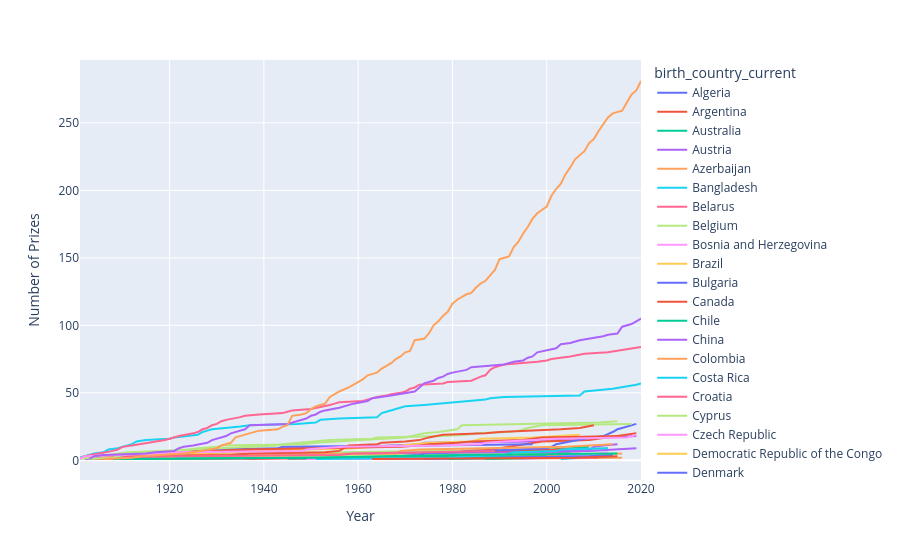

Source (notebook cell):
### Code cell
line_chart = px.line(cumulative_prizes, x="year", y="prize", color="birth_country_current")
line_chart.update_layout(xaxis_title="Year", yaxis_title="Number of Prizes")
line_chart.show()

### Figure 1 — Plotly figure (JSON) as saved in the notebook; plotly's stock layout.template omitted (floating-point values rounded to 4 significant figures)
{"data": [{"hovertemplate": "birth_country_current=Algeria<br>year=%{x}<br>prize=%{y}<extra></extra>", "legendgroup": "Algeria", "line": {"color": "#636efa", "dash": "solid"}, "marker": {"symbol": "circle"}, "mode": "lines", "name": "Algeria", "orientation": "v", "showlegend": true, "type": "scatter", "x": [1957, 1997], "xaxis": "x", "y": [1, 2], "yaxis": "y"}, {"hovertemplate": "birth_country_current=Argentina<br>year=%{x}<br>prize=%{y}<extra></extra>", "legendgroup": "Argentina", "line": {"color": "#EF553B", "dash": "solid"}, "marker": {"symbol": "circle"}, "mode": "lines", "name": "Argentina", "orientation": "v", "showlegend": true, "type": "scatter", "x": [1936, 1947, 1980, 1984], "xaxis": "x", "y": [1, 2, 3, 4], "yaxis": "y"}, {"hovertemplate": "birth_country_current=Australia<br>year=%{x}<br>prize=%{y}<extra></extra>", "legendgroup": "Australia", "line": {"color": "#00cc96", "dash": "solid"}, "marker": {"symbol": "circle"}, "mode": "lines", "name": "Australia", "orientation": "v", "showlegend": true, "type": "scatter", "x": [1915, 1945, 1960, 1963, 1964, 1975, 1996, 2005, 2009], "xaxis": "x", "y": [1, 2, 3, 4, 5, 6, 7, 9, 10], "yaxis": "y"}, {"hovertemplate": "birth_country_current=Austria<br>year=%{x}<br>prize=%{y}<extra></extra>", "legendgroup": "Austria", "line": {"color": "#ab63fa", "dash": "solid"}, "marker": {"symbol": "circle"}, "mode": "lines", "name": "Austria", "orientation": "v", "showlegend": true, "type": "scatter", "x": [1911, 1914, 1925, 1927, 1930, 1933, 1936, 1938, 1945, 1962, 1973, 1974, 1998, 2000, 2004, 2013, 2019], "xaxis": "x", "y": [1, 2, 3, 4, 5, 6, 7, 8, 9, 10, 12, 13, 14, 15, 16, 17, 18], "yaxis": "y"}, {"hovertemplate": "birth_country_current=Azerbaijan<br>year=%{x}<br>prize=%{y}<extra></extra>", "legendgroup": "Azerbaijan", "line": {"color": "#FFA15A", "dash": "solid"}, "marker": {"symbol": "circle"}, "mode": "lines", "name": "Azerbaijan", "orientation": "v", "showlegend": true, "type": "scatter", "x": [1962], "xaxis": "x", "y": [1], "yaxis": "y"}, {"hovertemplate": "birth_country_current=Bangladesh<br>year=%{x}<br>prize=%{y}<extra></extra>", "legendgroup": "Bangladesh", "line": {"color": "#19d3f3", "dash": "solid"}, "marker": {"symbol": "circle"}, "mode": "lines", "name": "Bangladesh", "orientation": "v", "showlegend": true, "type": "scatter", "x": [2006], "xaxis": "x", "y": [1], "yaxis": "y"}, {"hovertemplate": "birth_country_current=Belarus<br>year=%{x}<br>prize=%{y}<extra></extra>", "legendgroup": "Belarus", "line": {"color": "#FF6692", "dash": "solid"}, "marker": {"symbol": "circle"}, "mode": "lines", "name": "Belarus", "orientation": "v", "showlegend": true, "type": "scatter", "x": [1971, 1978, 1994, 2000], "xaxis": "x", "y": [1, 2, 3, 4], "yaxis": "y"}, {"hovertemplate": "birth_country_current=Belgium<br>year=%{x}<br>prize=%{y}<extra></extra>", "legendgroup": "Belgium", "line": {"color": "#B6E880", "dash": "solid"}, "marker": {"symbol": "circle"}, "mode": "lines", "name": "Belgium", "orientation": "v", "showlegend": true, "type": "scatter", "x": [1909, 1911, 1913, 1919, 1938, 1958, 1974, 2005, 2013], "xaxis": "x", "y": [1, 2, 3, 4, 5, 6, 7, 8, 9], "yaxis": "y"}, {"hovertemplate": "birth_country_current=Bosnia and Herzegovina<br>year=%{x}<br>prize=%{y}<extra></extra>", "legendgroup": "Bosnia and Herzegovina", "line": {"color": "#FF97FF", "dash": "solid"}, "marker": {"symbol": "circle"}, "mode": "lines", "name": "Bosnia and Herzegovina", "orientation": "v", "showlegend": true, "type": "scatter", "x": [1961, 1975], "xaxis": "x", "y": [1, 2], "yaxis": "y"}, {"hovertemplate": "birth_country_current=Brazil<br>year=%{x}<br>prize=%{y}<extra></extra>", "legendgroup": "Brazil", "line": {"color": "#FECB52", "dash": "solid"}, "marker": {"symbol": "circle"}, "mode": "lines", "name": "Brazil", "orientation": "v", "showlegend": true, "type": "scatter", "x": [1960], "xaxis": "x", "y": [1], "yaxis": "y"}, {"hovertemplate": "birth_country_current=Bulgaria<br>year=%{x}<br>prize=%{y}<extra></extra>", "legendgroup": "Bulgaria", "line": {"color": "#636efa", "dash": "solid"}, "marker": {"symbol": "circle"}, "mode": "lines", "name": "Bulgaria", "orientation": "v", "showlegend": true, "type": "scatter", "x": [1981], "xaxis": "x", "y": [1], "yaxis": "y"}, {"hovertemplate": "birth_country_current=Canada<br>year=%{x}<br>prize=%{y}<extra></extra>", "legendgroup": "Canada", "line": {"color": "#EF553B", "dash": "solid"}, "marker": {"symbol": "circle"}, "mode": "lines", "name": "Canada", "orientation": "v", "showlegend": true, "type": "scatter", "x": [1923, 1949, 1957, 1966, 1976, 1981, 1983, 1989, 1990, 1992, 1994, 1996, 1997, 1999, 2009, 2011, 2013, 2015, 2018, 2019], "xaxis": "x", "y": [1, 2, 3, 4, 5, 6, 7, 8, 9, 10, 11, 12, 13, 14, 15, 16, 17, 18, 19, 20], "yaxis": "y"}, {"hovertemplate": "birth_country_current=Chile<br>year=%{x}<br>prize=%{y}<extra></extra>", "legendgroup": "Chile", "line": {"color": "#00cc96", "dash": "solid"}, "marker": {"symbol": "circle"}, "mode": "lines", "name": "Chile", "orientation": "v", "showlegend": true, "type": "scatter", "x": [1945, 1971], "xaxis": "x", "y": [1, 2], "yaxis": "y"}, {"hovertemplate": "birth_country_current=China<br>year=%{x}<br>prize=%{y}<extra></extra>", "legendgroup": "China", "line": {"color": "#ab63fa", "dash": "solid"}, "marker": {"symbol": "circle"}, "mode": "lines", "name": "China", "orientation": "v", "showlegend": true, "type": "scatter", "x": [1956, 1957, 1989, 1992, 1998, 2000, 2009, 2010, 2012, 2015], "xaxis": "x", "y": [1, 3, 4, 5, 6, 7, 8, 10, 11, 12], "yaxis": "y"}, {"hovertemplate": "birth_country_current=Colombia<br>year=%{x}<br>prize=%{y}<extra></extra>", "legendgroup": "Colombia", "line": {"color": "#FFA15A", "dash": "solid"}, "marker": {"symbol": "circle"}, "mode": "lines", "name": "Colombia", "orientation": "v", "showlegend": true, "type": "scatter", "x": [1982, 2016], "xaxis": "x", "y": [1, 2], "yaxis": "y"}, {"hovertemplate": "birth_country_current=Costa Rica<br>year=%{x}<br>prize=%{y}<extra></extra>", "legendgroup": "Costa Rica", "line": {"color": "#19d3f3", "dash": "solid"}, "marker": {"symbol": "circle"}, "mode": "lines", "name": "Costa Rica", "orientation": "v", "showlegend": true, "type": "scatter", "x": [1987], "xaxis": "x", "y": [1], "yaxis": "y"}, {"hovertemplate": "birth_country_current=Croatia<br>year=%{x}<br>prize=%{y}<extra></extra>", "legendgroup": "Croatia", "line": {"color": "#FF6692", "dash": "solid"}, "marker": {"symbol": "circle"}, "mode": "lines", "name": "Croatia", "orientation": "v", "showlegend": true, "type": "scatter", "x": [1939], "xaxis": "x", "y": [1], "yaxis": "y"}, {"hovertemplate": "birth_country_current=Cyprus<br>year=%{x}<br>prize=%{y}<extra></extra>", "legendgroup": "Cyprus", "line": {"color": "#B6E880", "dash": "solid"}, "marker": {"symbol": "circle"}, "mode": "lines", "name": "Cyprus", "orientation": "v", "showlegend": true, "type": "scatter", "x": [2010], "xaxis": "x", "y": [1], "yaxis": "y"}, {"hovertemplate": "birth_country_current=Czech Republic<br>year=%{x}<br>prize=%{y}<extra></extra>", "legendgroup": "Czech Republic", "line": {"color": "#FF97FF", "dash": "solid"}, "marker": {"symbol": "circle"}, "mode": "lines", "name": "Czech Republic", "orientation": "v", "showlegend": true, "type": "scatter", "x": [1905, 1947, 1959, 1984, 2007], "xaxis": "x", "y": [1, 3, 4, 5, 6], "yaxis": "y"}, {"hovertemplate": "birth_country_current=Democratic Republic of the Congo<br>year=%{x}<br>prize=%{y}<extra></extra>", "legendgroup": "Democratic Republic of the Congo", "line": {"color": "#FECB52", "dash": "solid"}, "marker": {"symbol": "circle"}, "mode": "lines", "name": "Democratic Republic of the Congo", "orientation": "v", "showlegend": true, "type": "scatter", "x": [2018], "xaxis": "x", "y": [1], "yaxis": "y"}, {"hovertemplate": "birth_country_current=Denmark<br>year=%{x}<br>prize=%{y}<extra></extra>", "legendgroup": "Denmark", "line": {"color": "#636efa", "dash": "solid"}, "marker": {"symbol": "circle"}, "mode": "lines", "name": "Denmark", "orientation": "v", "showlegend": true, "type": "scatter", "x": [1903, 1908, 1917, 1920, 1922, 1926, 1928, 1943, 1944, 1975, 1997], "xaxis": "x", "y": [1, 2, 4, 5, 6, 7, 8, 9, 10, 11, 12], "yaxis": "y"}, {"hovertemplate": "birth_country_current=East Timor<br>year=%{x}<br>prize=%{y}<extra></extra>", "legendgroup": "East Timor", "line": {"color": "#EF553B", "dash": "solid"}, "marker": {"symbol": "circle"}, "mode": "lines", "name": "East Timor", "orientation": "v", "showlegend": true, "type": "scatter", "x": [1996], "xaxis": "x", "y": [2], "yaxis": "y"}, {"hovertemplate": "birth_country_current=Egypt<br>year=%{x}<br>prize=%{y}<extra></extra>", "legendgroup": "Egypt", "line": {"color": "#00cc96", "dash": "solid"}, "marker": {"symbol": "circle"}, "mode": "lines", "name": "Egypt", "orientation": "v", "showlegend": true, "type": "scatter", "x": [1964, 1978, 1988, 1994, 1999, 2005], "xaxis": "x", "y": [1, 2, 3, 4, 5, 6], "yaxis": "y"}, {"hovertemplate": "birth_country_current=Ethiopia<br>year=%{x}<br>prize=%{y}<extra></extra>", "legendgroup": "Ethiopia", "line": {"color": "#ab63fa", "dash": "solid"}, "marker": {"symbol": "circle"}, "mode": "lines", "name": "Ethiopia", "orientation": "v", "showlegend": true, "type": "scatter", "x": [2019], "xaxis": "x", "y": [1], "yaxis": "y"}, {"hovertemplate": "birth_country_current=Finland<br>year=%{x}<br>prize=%{y}<extra></extra>", "legendgroup": "Finland", "line": {"color": "#FFA15A", "dash": "solid"}, "marker": {"symbol": "circle"}, "mode": "lines", "name": "Finland", "orientation": "v", "showlegend": true, "type": "scatter", "x": [1939, 1945, 1967, 2008, 2016], "xaxis": "x", "y": [1, 2, 3, 4, 5], "yaxis": "y"}, {"hovertemplate": "birth_country_current=France<br>year=%{x}<br>prize=%{y}<extra></extra>", "legendgroup": "France", "line": {"color": "#19d3f3", "dash": "solid"}, "marker": {"symbol": "circle"}, "mode": "lines", "name": "France", "orientation": "v", "showlegend": true, "type": "scatter", "x": [1901, 1903, 1904, 1906, 1907, 1909, 1912, 1913, 1915, 1920, 1921, 1926, 1927, 1928, 1929, 1935, 1937, 1947, 1951, 1952, 1956, 1964, 1965, 1966, 1967, 1968, 1970, 1974, 1977, 1980, 1983, 1987, 1988, 1991, 2007, 2008, 2014, 2016, 2018, 2019, 2020], "xaxis": "x", "y": [2, 4, 5, 6, 8, 9, 12, 14, 15, 16, 17, 19, 21, 22, 23, 25, 26, 27, 28, 30, 31, 32, 35, 36, 37, 38, 40, 41, 42, 43, 44, 45, 46, 47, 48, 51, 53, 54, 55, 56, 57], "yaxis": "y"}, {"hovertemplate": "birth_country_current=Germany<br>year=%{x}<br>prize=%{y}<extra></extra>", "legendgroup": "Germany", "line": {"color": "#FF6692", "dash": "solid"}, "marker": {"symbol": "circle"}, "mode": "lines", "name": "Germany", "orientation": "v", "showlegend": true, "type": "scatter", "x": [1901, 1902, 1905, 1907, 1908, 1909, 1910, 1912, 1914, 1915, 1918, 1919, 1920, 1921, 1922, 1925, 1926, 1927, 1928, 1929, 1930, 1931, 1932, 1935, 1936, 1939, 1944, 1945, 1946, 1950, 1953, 1954, 1955, 1956, 1961, 1963, 1964, 1966, 1967, 1969, 1970, 1971, 1972, 1973, 1978, 1979, 1984, 1986, 1987, 1988, 1989, 1991, 1995, 1998, 2000, 2001, 2005, 2007, 2008, 2013, 2017, 2019, 2020], "xaxis": "x", "y": [1, 3, 5, 6, 7, 8, 10, 11, 12, 13, 14, 15, 16, 17, 18, 20, 21, 23, 24, 26, 27, 29, 30, 32, 33, 34, 35, 36, 37, 38, 40, 41, 42, 43, 44, 46, 47, 48, 49, 50, 51, 53, 54, 56, 57, 58, 59, 62, 63, 67, 69, 71, 72, 73, 74, 75, 77, 78, 79, 80, 82, 83, 84], "yaxis": "y"}, {"hovertemplate": "birth_country_current=Ghana<br>year=%{x}<br>prize=%{y}<extra></extra>", "legendgroup": "Ghana", "line": {"color": "#B6E880", "dash": "solid"}, "marker": {"symbol": "circle"}, "mode": "lines", "name": "Ghana", "orientation": "v", "showlegend": true, "type": "scatter", "x": [2001], "xaxis": "x", "y": [1], "yaxis": "y"}, {"hovertemplate": "birth_country_current=Greece<br>year=%{x}<br>prize=%{y}<extra></extra>", "legendgroup": "Greece", "line": {"color": "#FF97FF", "dash": "solid"}, "marker": {"symbol": "circle"}, "mode": "lines", "name": "Greece", "orientation": "v", "showlegend": true, "type": "scatter", "x": [1979], "xaxis": "x", "y": [1], "yaxis": "y"}, {"hovertemplate": "birth_country_current=Guadeloupe Island<br>year=%{x}<br>prize=%{y}<extra></extra>", "legendgroup": "Guadeloupe Island", "line": {"color": "#FECB52", "dash": "solid"}, "marker": {"symbol": "circle"}, "mode": "lines", "name": "Guadeloupe Island", "orientation": "v", "showlegend": true, "type": "scatter", "x": [1960], "xaxis": "x", "y": [1], "yaxis": "y"}, {"hovertemplate": "birth_country_current=Guatemala<br>year=%{x}<br>prize=%{y}<extra></extra>", "legendgroup": "Guatemala", "line": {"color": "#636efa", "dash": "solid"}, "marker": {"symbol": "circle"}, "mode": "lines", "name": "Guatemala", "orientation": "v", "showlegend": true, "type": "scatter", "x": [1967, 1992], "xaxis": "x", "y": [1, 2], "yaxis": "y"}, {"hovertemplate": "birth_country_current=Hungary<br>year=%{x}<br>prize=%{y}<extra></extra>", "legendgroup": "Hungary", "line": {"color": "#EF553B", "dash": "solid"}, "marker": {"symbol": "circle"}, "mode": "lines", "name": "Hungary", "orientation": "v", "showlegend": true, "type": "scatter", "x": [1937, 1943, 1961, 1963, 1971, 1994, 2002, 2004], "xaxis": "x", "y": [1, 2, 3, 4, 5, 7, 8, 9], "yaxis": "y"}, {"hovertemplate": "birth_country_current=Iceland<br>year=%{x}<br>prize=%{y}<extra></extra>", "legendgroup": "Iceland", "line": {"color": "#00cc96", "dash": "solid"}, "marker": {"symbol": "circle"}, "mode": "lines", "name": "Iceland", "orientation": "v", "showlegend": true, "type": "scatter", "x": [1955], "xaxis": "x", "y": [1], "yaxis": "y"}, {"hovertemplate": "birth_country_current=India<br>year=%{x}<br>prize=%{y}<extra></extra>", "legendgroup": "India", "line": {"color": "#ab63fa", "dash": "solid"}, "marker": {"symbol": "circle"}, "mode": "lines", "name": "India", "orientation": "v", "showlegend": true, "type": "scatter", "x": [1902, 1907, 1913, 1930, 1968, 1998, 2009, 2014, 2019], "xaxis": "x", "y": [1, 2, 3, 4, 5, 6, 7, 8, 9], "yaxis": "y"}, {"hovertemplate": "birth_country_current=Indonesia<br>year=%{x}<br>prize=%{y}<extra></extra>", "legendgroup": "Indonesia", "line": {"color": "#FFA15A", "dash": "solid"}, "marker": {"symbol": "circle"}, "mode": "lines", "name": "Indonesia", "orientation": "v", "showlegend": true, "type": "scatter", "x": [1924], "xaxis": "x", "y": [1], "yaxis": "y"}, {"hovertemplate": "birth_country_current=Iran<br>year=%{x}<br>prize=%{y}<extra></extra>", "legendgroup": "Iran", "line": {"color": "#19d3f3", "dash": "solid"}, "marker": {"symbol": "circle"}, "mode": "lines", "name": "Iran", "orientation": "v", "showlegend": true, "type": "scatter", "x": [2003, 2007], "xaxis": "x", "y": [1, 2], "yaxis": "y"}, {"hovertemplate": "birth_country_current=Iraq<br>year=%{x}<br>prize=%{y}<extra></extra>", "legendgroup": "Iraq", "line": {"color": "#FF6692", "dash": "solid"}, "marker": {"symbol": "circle"}, "mode": "lines", "name": "Iraq", "orientation": "v", "showlegend": true, "type": "scatter", "x": [2018], "xaxis": "x", "y": [1], "yaxis": "y"}, {"hovertemplate": "birth_country_current=Ireland<br>year=%{x}<br>prize=%{y}<extra></extra>", "legendgroup": "Ireland", "line": {"color": "#B6E880", "dash": "solid"}, "marker": {"symbol": "circle"}, "mode": "lines", "name": "Ireland", "orientation": "v", "showlegend": true, "type": "scatter", "x": [1923, 1925, 1951, 1969, 2015], "xaxis": "x", "y": [1, 2, 3, 4, 5], "yaxis": "y"}, {"hovertemplate": "birth_country_current=Israel<br>year=%{x}<br>prize=%{y}<extra></extra>", "legendgroup": "Israel", "line": {"color": "#FF97FF", "dash": "solid"}, "marker": {"symbol": "circle"}, "mode": "lines", "name": "Israel", "orientation": "v", "showlegend": true, "type": "scatter", "x": [1994, 2002, 2004, 2009, 2011, 2013], "xaxis": "x", "y": [1, 2, 3, 4, 5, 6], "yaxis": "y"}, {"hovertemplate": "birth_country_current=Italy<br>year=%{x}<br>prize=%{y}<extra></extra>", "legendgroup": "Italy", "line": {"color": "#FECB52", "dash": "solid"}, "marker": {"symbol": "circle"}, "mode": "lines", "name": "Italy", "orientation": "v", "showlegend": true, "type": "scatter", "x": [1906, 1907, 1909, 1926, 1934, 1938, 1959, 1963, 1969, 1975, 1984, 1985, 1986, 1997, 2002, 2007], "xaxis": "x", "y": [2, 3, 4, 5, 6, 7, 9, 10, 11, 13, 14, 15, 16, 17, 18, 19], "yaxis": "y"}, {"hovertemplate": "birth_country_current=Japan<br>year=%{x}<br>prize=%{y}<extra></extra>", "legendgroup": "Japan", "line": {"color": "#636efa", "dash": "solid"}, "marker": {"symbol": "circle"}, "mode": "lines", "name": "Japan", "orientation": "v", "showlegend": true, "type": "scatter", "x": [1949, 1965, 1968, 1973, 1974, 1981, 1987, 1994, 2000, 2001, 2002, 2008, 2010, 2012, 2014, 2015, 2016, 2017, 2018, 2019], "xaxis": "x", "y": [1, 2, 3, 4, 5, 6, 7, 8, 9, 10, 12, 16, 17, 18, 21, 23, 24, 25, 26, 27], "yaxis": "y"}, {"hovertemplate": "birth_country_current=Kenya<br>year=%{x}<br>prize=%{y}<extra></extra>", "legendgroup": "Kenya", "line": {"color": "#EF553B", "dash": "solid"}, "marker": {"symbol": "circle"}, "mode": "lines", "name": "Kenya", "orientation": "v", "showlegend": true, "type": "scatter", "x": [2004], "xaxis": "x", "y": [1], "yaxis": "y"}, {"hovertemplate": "birth_country_current=Korea (South Korea)<br>year=%{x}<br>prize=%{y}<extra></extra>", "legendgroup": "Korea (South Korea)", "line": {"color": "#00cc96", "dash": "solid"}, "marker": {"symbol": "circle"}, "mode": "lines", "name": "Korea (South Korea)", "orientation": "v", "showlegend": true, "type": "scatter", "x": [1987, 2000], "xaxis": "x", "y": [1, 2], "yaxis": "y"}, {"hovertemplate": "birth_country_current=Latvia<br>year=%{x}<br>prize=%{y}<extra></extra>", "legendgroup": "Latvia", "line": {"color": "#ab63fa", "dash": "solid"}, "marker": {"symbol": "circle"}, "mode": "lines", "name": "Latvia", "orientation": "v", "showlegend": true, "type": "scatter", "x": [1909], "xaxis": "x", "y": [1], "yaxis": "y"}, {"hovertemplate": "birth_country_current=Liberia<br>year=%{x}<br>prize=%{y}<extra></extra>", "legendgroup": "Liberia", "line": {"color": "#FFA15A", "dash": "solid"}, "marker": {"symbol": "circle"}, "mode": "lines", "name": "Liberia", "orientation": "v", "showlegend": true, "type": "scatter", "x": [2011], "xaxis": "x", "y": [2], "yaxis": "y"}, {"hovertemplate": "birth_country_current=Lithuania<br>year=%{x}<br>prize=%{y}<extra></extra>", "legendgroup": "Lithuania", "line": {"color": "#19d3f3", "dash": "solid"}, "marker": {"symbol": "circle"}, "mode": "lines", "name": "Lithuania", "orientation": "v", "showlegend": true, "type": "scatter", "x": [1977, 1980, 1982], "xaxis": "x", "y": [1, 2, 3], "yaxis": "y"}, {"hovertemplate": "birth_country_current=Luxembourg<br>year=%{x}<br>prize=%{y}<extra></extra>", "legendgroup": "Luxembourg", "line": {"color": "#FF6692", "dash": "solid"}, "marker": {"symbol": "circle"}, "mode": "lines", "name": "Luxembourg", "orientation": "v", "showlegend": true, "type": "scatter", "x": [1908, 2011], "xaxis": "x", "y": [1, 2], "yaxis": "y"}, {"hovertemplate": "birth_country_current=Madagascar<br>year=%{x}<br>prize=%{y}<extra></extra>", "legendgroup": "Madagascar", "line": {"color": "#B6E880", "dash": "solid"}, "marker": {"symbol": "circle"}, "mode": "lines", "name": "Madagascar", "orientation": "v", "showlegend": true, "type": "scatter", "x": [1985], "xaxis": "x", "y": [1], "yaxis": "y"}, {"hovertemplate": "birth_country_current=Mexico<br>year=%{x}<br>prize=%{y}<extra></extra>", "legendgroup": "Mexico", "line": {"color": "#FF97FF", "dash": "solid"}, "marker": {"symbol": "circle"}, "mode": "lines", "name": "Mexico", "orientation": "v", "showlegend": true, "type": "scatter", "x": [1982, 1990, 1995], "xaxis": "x", "y": [1, 2, 3], "yaxis": "y"}, {"hovertemplate": "birth_country_current=Morocco<br>year=%{x}<br>prize=%{y}<extra></extra>", "legendgroup": "Morocco", "line": {"color": "#FECB52", "dash": "solid"}, "marker": {"symbol": "circle"}, "mode": "lines", "name": "Morocco", "orientation": "v", "showlegend": true, "type": "scatter", "x": [2012], "xaxis": "x", "y": [1], "yaxis": "y"}, {"hovertemplate": "birth_country_current=Myanmar<br>year=%{x}<br>prize=%{y}<extra></extra>", "legendgroup": "Myanmar", "line": {"color": "#636efa", "dash": "solid"}, "marker": {"symbol": "circle"}, "mode": "lines", "name": "Myanmar", "orientation": "v", "showlegend": true, "type": "scatter", "x": [1991], "xaxis": "x", "y": [1], "yaxis": "y"}, {"hovertemplate": "birth_country_current=Netherlands<br>year=%{x}<br>prize=%{y}<extra></extra>", "legendgroup": "Netherlands", "line": {"color": "#EF553B", "dash": "solid"}, "marker": {"symbol": "circle"}, "mode": "lines", "name": "Netherlands", "orientation": "v", "showlegend": true, "type": "scatter", "x": [1901, 1902, 1910, 1911, 1913, 1929, 1936, 1953, 1969, 1973, 1975, 1981, 1984, 1995, 1999, 2016], "xaxis": "x", "y": [1, 3, 4, 5, 6, 7, 8, 9, 10, 11, 12, 13, 14, 15, 17, 18], "yaxis": "y"}, {"hovertemplate": "birth_country_current=New Zealand<br>year=%{x}<br>prize=%{y}<extra></extra>", "legendgroup": "New Zealand", "line": {"color": "#00cc96", "dash": "solid"}, "marker": {"symbol": "circle"}, "mode": "lines", "name": "New Zealand", "orientation": "v", "showlegend": true, "type": "scatter", "x": [1908, 1962, 2000], "xaxis": "x", "y": [1, 2, 3], "yaxis": "y"}, {"hovertemplate": "birth_country_current=Nigeria<br>year=%{x}<br>prize=%{y}<extra></extra>", "legendgroup": "Nigeria", "line": {"color": "#ab63fa", "dash": "solid"}, "marker": {"symbol": "circle"}, "mode": "lines", "name": "Nigeria", "orientation": "v", "showlegend": true, "type": "scatter", "x": [1986], "xaxis": "x", "y": [1], "yaxis": "y"}, {"hovertemplate": "birth_country_current=Norway<br>year=%{x}<br>prize=%{y}<extra></extra>", "legendgroup": "Norway", "line": {"color": "#FFA15A", "dash": "solid"}, "marker": {"symbol": "circle"}, "mode": "lines", "name": "Norway", "orientation": "v", "showlegend": true, "type": "scatter", "x": [1903, 1920, 1921, 1922, 1968, 1969, 1973, 1989, 2004, 2014], "xaxis": "x", "y": [1, 2, 3, 4, 5, 7, 8, 9, 10, 12], "yaxis": "y"}, {"hovertemplate": "birth_country_current=Pakistan<br>year=%{x}<br>prize=%{y}<extra></extra>", "legendgroup": "Pakistan", "line": {"color": "#19d3f3", "dash": "solid"}, "marker": {"symbol": "circle"}, "mode": "lines", "name": "Pakistan", "orientation": "v", "showlegend": true, "type": "scatter", "x": [1979, 1983, 2014], "xaxis": "x", "y": [1, 2, 3], "yaxis": "y"}, {"hovertemplate": "birth_country_current=Peru<br>year=%{x}<br>prize=%{y}<extra></extra>", "legendgroup": "Peru", "line": {"color": "#FF6692", "dash": "solid"}, "marker": {"symbol": "circle"}, "mode": "lines", "name": "Peru", "orientation": "v", "showlegend": true, "type": "scatter", "x": [2010], "xaxis": "x", "y": [1], "yaxis": "y"}, {"hovertemplate": "birth_country_current=Poland<br>year=%{x}<br>prize=%{y}<extra></extra>", "legendgroup": "Poland", "line": {"color": "#B6E880", "dash": "solid"}, "marker": {"symbol": "circle"}, "mode": "lines", "name": "Poland", "orientation": "v", "showlegend": true, "type": "scatter", "x": [1901, 1903, 1905, 1907, 1908, 1911, 1918, 1924, 1931, 1939, 1943, 1944, 1950, 1954, 1963, 1964, 1978, 1983, 1985, 1992, 1994, 1995, 1996, 1999, 2018], "xaxis": "x", "y": [1, 2, 3, 4, 5, 6, 7, 8, 9, 10, 11, 12, 14, 15, 16, 17, 18, 19, 20, 21, 22, 23, 24, 26, 27], "yaxis": "y"}, {"hovertemplate": "birth_country_current=Portugal<br>year=%{x}<br>prize=%{y}<extra></extra>", "legendgroup": "Portugal", "line": {"color": "#FF97FF", "dash": "solid"}, "marker": {"symbol": "circle"}, "mode": "lines", "name": "Portugal", "orientation": "v", "showlegend": true, "type": "scatter", "x": [1949, 1998], "xaxis": "x", "y": [1, 2], "yaxis": "y"}, {"hovertemplate": "birth_country_current=Republic of Macedonia<br>year=%{x}<br>prize=%{y}<extra></extra>", "legendgroup": "Republic of Macedonia", "line": {"color": "#FECB52", "dash": "solid"}, "marker": {"symbol": "circle"}, "mode": "lines", "name": "Republic of Macedonia", "orientation": "v", "showlegend": true, "type": "scatter", "x": [1979], "xaxis": "x", "y": [1], "yaxis": "y"}, {"hovertemplate": "birth_country_current=Romania<br>year=%{x}<br>prize=%{y}<extra></extra>", "legendgroup": "Romania", "line": {"color": "#636efa", "dash": "solid"}, "marker": {"symbol": "circle"}, "mode": "lines", "name": "Romania", "orientation": "v", "showlegend": true, "type": "scatter", "x": [1974, 1986, 2009, 2014], "xaxis": "x", "y": [1, 2, 3, 4], "yaxis": "y"}, {"hovertemplate": "birth_country_current=Russia<br>year=%{x}<br>prize=%{y}<extra></extra>", "legendgroup": "Russia", "line": {"color": "#EF553B", "dash": "solid"}, "marker": {"symbol": "circle"}, "mode": "lines", "name": "Russia", "orientation": "v", "showlegend": true, "type": "scatter", "x": [1904, 1910, 1911, 1933, 1937, 1953, 1956, 1958, 1964, 1965, 1970, 1973, 1975, 1977, 1978, 1987, 1990, 2003, 2007, 2010], "xaxis": "x", "y": [1, 2, 3, 4, 5, 6, 7, 11, 12, 13, 14, 15, 17, 18, 19, 20, 21, 23, 24, 26], "yaxis": "y"}, {"hovertemplate": "birth_country_current=Saint Lucia<br>year=%{x}<br>prize=%{y}<extra></extra>", "legendgroup": "Saint Lucia", "line": {"color": "#00cc96", "dash": "solid"}, "marker": {"symbol": "circle"}, "mode": "lines", "name": "Saint Lucia", "orientation": "v", "showlegend": true, "type": "scatter", "x": [1979, 1992], "xaxis": "x", "y": [1, 2], "yaxis": "y"}, {"hovertemplate": "birth_country_current=Slovakia<br>year=%{x}<br>prize=%{y}<extra></extra>", "legendgroup": "Slovakia", "line": {"color": "#ab63fa", "dash": "solid"}, "marker": {"symbol": "circle"}, "mode": "lines", "name": "Slovakia", "orientation": "v", "showlegend": true, "type": "scatter", "x": [1905], "xaxis": "x", "y": [1], "yaxis": "y"}, {"hovertemplate": "birth_country_current=Slovenia<br>year=%{x}<br>prize=%{y}<extra></extra>", "legendgroup": "Slovenia", "line": {"color": "#FFA15A", "dash": "solid"}, "marker": {"symbol": "circle"}, "mode": "lines", "name": "Slovenia", "orientation": "v", "showlegend": true, "type": "scatter", "x": [1923], "xaxis": "x", "y": [1], "yaxis": "y"}, {"hovertemplate": "birth_country_current=South Africa<br>year=%{x}<br>prize=%{y}<extra></extra>", "legendgroup": "South Africa", "line": {"color": "#19d3f3", "dash": "solid"}, "marker": {"symbol": "circle"}, "mode": "lines", "name": "South Africa", "orientation": "v", "showlegend": true, "type": "scatter", "x": [1951, 1979, 1984, 1991, 1993, 2002, 2003, 2013], "xaxis": "x", "y": [1, 2, 3, 4, 6, 7, 8, 9], "yaxis": "y"}, {"hovertemplate": "birth_country_current=Spain<br>year=%{x}<br>prize=%{y}<extra></extra>", "legendgroup": "Spain", "line": {"color": "#FF6692", "dash": "solid"}, "marker": {"symbol": "circle"}, "mode": "lines", "name": "Spain", "orientation": "v", "showlegend": true, "type": "scatter", "x": [1904, 1906, 1922, 1956, 1959, 1977, 1989], "xaxis": "x", "y": [1, 2, 3, 4, 5, 6, 7], "yaxis": "y"}, {"hovertemplate": "birth_country_current=Sweden<br>year=%{x}<br>prize=%{y}<extra></extra>", "legendgroup": "Sweden", "line": {"color": "#B6E880", "dash": "solid"}, "marker": {"symbol": "circle"}, "mode": "lines", "name": "Sweden", "orientation": "v", "showlegend": true, "type": "scatter", "x": [1903, 1908, 1909, 1911, 1912, 1916, 1921, 1924, 1926, 1930, 1931, 1948, 1951, 1955, 1961, 1970, 1974, 1977, 1981, 1982, 2000, 2011, 2015], "xaxis": "x", "y": [1, 2, 3, 4, 5, 6, 7, 8, 9, 10, 11, 12, 13, 14, 15, 17, 20, 21, 23, 26, 27, 28, 29], "yaxis": "y"}, {"hovertemplate": "birth_country_current=Switzerland<br>year=%{x}<br>prize=%{y}<extra></extra>", "legendgroup": "Switzerland", "line": {"color": "#FF97FF", "dash": "solid"}, "marker": {"symbol": "circle"}, "mode": "lines", "name": "Switzerland", "orientation": "v", "showlegend": true, "type": "scatter", "x": [1901, 1902, 1909, 1919, 1920, 1948, 1949, 1952, 1957, 1978, 1986, 1987, 1991, 1996, 2002, 2017, 2019], "xaxis": "x", "y": [1, 3, 4, 5, 6, 7, 8, 9, 10, 11, 12, 13, 14, 15, 16, 17, 19], "yaxis": "y"}, {"hovertemplate": "birth_country_current=Taiwan<br>year=%{x}<br>prize=%{y}<extra></extra>", "legendgroup": "Taiwan", "line": {"color": "#FECB52", "dash": "solid"}, "marker": {"symbol": "circle"}, "mode": "lines", "name": "Taiwan", "orientation": "v", "showlegend": true, "type": "scatter", "x": [1986], "xaxis": "x", "y": [1], "yaxis": "y"}, {"hovertemplate": "birth_country_current=Trinidad<br>year=%{x}<br>prize=%{y}<extra></extra>", "legendgroup": "Trinidad", "line": {"color": "#636efa", "dash": "solid"}, "marker": {"symbol": "circle"}, "mode": "lines", "name": "Trinidad", "orientation": "v", "showlegend": true, "type": "scatter", "x": [2001], "xaxis": "x", "y": [1], "yaxis": "y"}, {"hovertemplate": "birth_country_current=Turkey<br>year=%{x}<br>prize=%{y}<extra></extra>", "legendgroup": "Turkey", "line": {"color": "#EF553B", "dash": "solid"}, "marker": {"symbol": "circle"}, "mode": "lines", "name": "Turkey", "orientation": "v", "showlegend": true, "type": "scatter", "x": [1963, 2006, 2015], "xaxis": "x", "y": [1, 2, 3], "yaxis": "y"}, {"hovertemplate": "birth_country_current=Ukraine<br>year=%{x}<br>prize=%{y}<extra></extra>", "legendgroup": "Ukraine", "line": {"color": "#00cc96", "dash": "solid"}, "marker": {"symbol": "circle"}, "mode": "lines", "name": "Ukraine", "orientation": "v", "showlegend": true, "type": "scatter", "x": [1908, 1952, 1966, 1981, 2015], "xaxis": "x", "y": [1, 2, 3, 4, 5], "yaxis": "y"}, {"hovertemplate": "birth_country_current=United Kingdom<br>year=%{x}<br>prize=%{y}<extra></extra>", "legendgroup": "United Kingdom", "line": {"color": "#ab63fa", "dash": "solid"}, "marker": {"symbol": "circle"}, "mode": "lines", "name": "United Kingdom", "orientation": "v", "showlegend": true, "type": "scatter", "x": [1903, 1904, 1906, 1915, 1917, 1921, 1922, 1923, 1925, 1927, 1928, 1929, 1932, 1933, 1934, 1935, 1936, 1937, 1945, 1947, 1948, 1949, 1950, 1951, 1952, 1953, 1956, 1957, 1958, 1959, 1962, 1963, 1967, 1969, 1972, 1973, 1974, 1976, 1977, 1978, 1979, 1980, 1982, 1983, 1984, 1988, 1991, 1993, 1995, 1996, 1997, 1998, 2001, 2002, 2003, 2005, 2007, 2009, 2010, 2012, 2013, 2015, 2016, 2017, 2018, 2019, 2020], "xaxis": "x", "y": [1, 3, 4, 5, 6, 7, 9, 10, 11, 12, 13, 15, 18, 20, 21, 22, 23, 26, 27, 29, 30, 31, 33, 34, 36, 37, 39, 40, 41, 42, 44, 46, 48, 49, 51, 54, 57, 59, 61, 62, 64, 65, 66, 67, 69, 70, 71, 73, 74, 76, 77, 80, 82, 83, 86, 87, 89, 90, 91, 92, 93, 94, 99, 100, 101, 103, 105], "yaxis": "y"}, {"hovertemplate": "birth_country_current=United States of America<br>year=%{x}<br>prize=%{y}<extra></extra>", "legendgroup": "United States of America", "line": {"color": "#FFA15A", "dash": "solid"}, "marker": {"symbol": "circle"}, "mode": "lines", "name": "United States of America", "orientation": "v", "showlegend": true, "type": "scatter", "x": [1906, 1912, 1914, 1919, 1923, 1925, 1927, 1929, 1930, 1931, 1932, 1933, 1934, 1936, 1937, 1938, 1939, 1943, 1944, 1945, 1946, 1948, 1949, 1950, 1951, 1952, 1953, 1954, 1955, 1956, 1958, 1959, 1960, 1961, 1962, 1964, 1965, 1966, 1967, 1968, 1969, 1970, 1971, 1972, 1974, 1975, 1976, 1977, 1978, 1979, 1980, 1981, 1982, 1983, 1984, 1985, 1986, 1987, 1988, 1989, 1990, 1992, 1993, 1994, 1995, 1996, 1997, 1998, 2000, 2001, 2002, 2003, 2004, 2005, 2006, 2007, 2008, 2009, 2010, 2011, 2012, 2013, 2014, 2015, 2016, 2017, 2018, 2019, 2020], "xaxis": "x", "y": [1, 2, 3, 4, 5, 6, 7, 8, 9, 11, 12, 13, 17, 19, 20, 21, 22, 23, 25, 26, 33, 34, 35, 38, 40, 41, 42, 47, 49, 51, 54, 56, 58, 60, 63, 65, 68, 70, 72, 75, 77, 80, 81, 89, 90, 94, 100, 103, 107, 110, 116, 119, 121, 123, 124, 128, 131, 133, 137, 141, 149, 151, 158, 162, 168, 173, 179, 183, 188, 196, 201, 205, 212, 217, 223, 226, 229, 235, 238, 244, 249, 254, 257, 258, 259, 265, 271, 274, 281], "yaxis": "y"}, {"hovertemplate": "birth_country_current=Venezuela<br>year=%{x}<br>prize=%{y}<extra></extra>", "legendgroup": "Venezuela", "line": {"color": "#19d3f3", "dash": "solid"}, "marker": {"symbol": "circle"}, "mode": "lines", "name": "Venezuela", "orientation": "v", "showlegend": true, "type": "scatter", "x": [1980], "xaxis": "x", "y": [1], "yaxis": "y"}, {"hovertemplate": "birth_country_current=Vietnam<br>year=%{x}<br>prize=%{y}<extra></extra>", "legendgroup": "Vietnam", "line": {"color": "#FF6692", "dash": "solid"}, "marker": {"symbol": "circle"}, "mode": "lines", "name": "Vietnam", "orientation": "v", "showlegend": true, "type": "scatter", "x": [1973], "xaxis": "x", "y": [1], "yaxis": "y"}, {"hovertemplate": "birth_country_current=Yemen<br>year=%{x}<br>prize=%{y}<extra></extra>", "legendgroup": "Yemen", "line": {"color": "#B6E880", "dash": "solid"}, "marker": {"symbol": "circle"}, "mode": "lines", "name": "Yemen", "orientation": "v", "showlegend": true, "type": "scatter", "x": [2011], "xaxis": "x", "y": [1], "yaxis": "y"}, {"hovertemplate": "birth_country_current=Zimbabwe<br>year=%{x}<br>prize=%{y}<extra></extra>", "legendgroup": "Zimbabwe", "line": {"color": "#FF97FF", "dash": "solid"}, "marker": {"symbol": "circle"}, "mode": "lines", "name": "Zimbabwe", "orientation": "v", "showlegend": true, "type": "scatter", "x": [1960], "xaxis": "x", "y": [1], "yaxis": "y"}], "layout": {"autosize": true, "legend": {"title": {"text": "birth_country_current"}, "tracegroupgap": 0}, "margin": {"t": 60}, "xaxis": {"anchor": "y", "autorange": true, "domain": [0, 1], "range": [1901, 2020], "title": {"text": "Year"}, "type": "linear"}, "yaxis": {"anchor": "x", "autorange": true, "domain": [0, 1], "range": [-14.56, 296.6], "title": {"text": "Number of Prizes"}, "type": "linear"}}}
